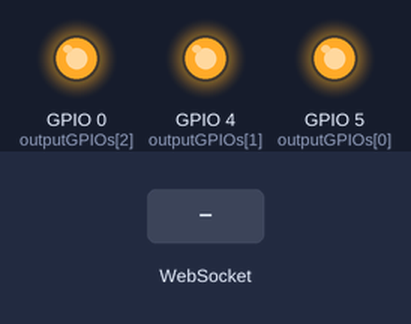
A sketch run on a simulated ESP8266 (NodeMCU). On the bench: output pins drawn as LEDs (lit = HIGH). Inputs (shaded band) come from the test bench. WiFi joins after 1.5 s; servers stay silent unless stated; storage starts empty; what the sketch prints to the serial monitor is not drawn.

Above: at 3.2 s.
3.3 s: WebSocket text "0" received
At 4.5 s:
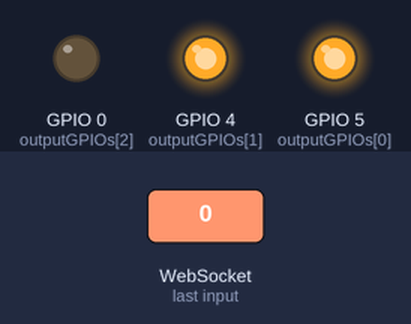
4.8 s: WebSocket text "5" received
At 5.7 s:
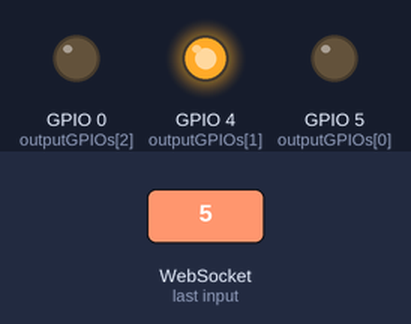
6.3 s: WebSocket text "0" received
At 6.8 s:
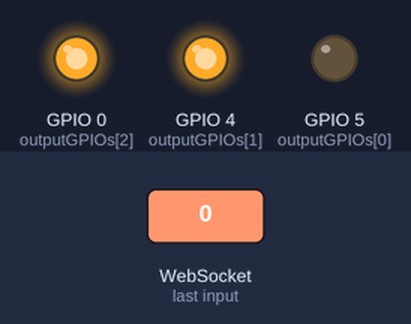
Timing chart, 0 to 9.3 s (numbered marks = the images above; inputs shaded):
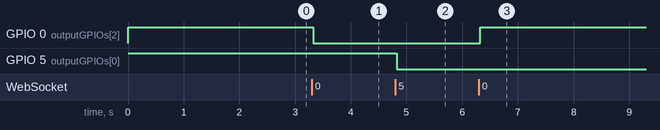

The sketch:

water-filling-control.ino
```cpp
#include <ESP8266WiFi.h>
#include <ESPAsyncTCP.h>
#include <ESPAsyncWebServer.h>
#include <Arduino_JSON.h>
#include <ESP8266mDNS.h>
#include <WiFiUdp.h>
#include <ArduinoOTA.h>

const char* ssid = "Home-Asrigendis";
const char* password = "slotblokir";

AsyncWebServer server(80);

// Set your Static IP address
IPAddress local_IP(192, 168, 0, 100);
// Set your Gateway IP address
IPAddress gateway(192, 168, 0, 1);

IPAddress subnet(255, 255, 0, 0);
IPAddress primaryDNS(8, 8, 8, 8);   //optional
IPAddress secondaryDNS(8, 8, 4, 4); //optional

AsyncWebSocket ws("/ws");

#define NUM_OUTPUTS  3

int outputGPIOs[NUM_OUTPUTS] = {5, 4, 0};

const int button1 = 14;
const int button2 = 12;
const int button3 = 13;

void initSPIFFS() {
  if (!SPIFFS.begin()) {
    Serial.println("An error has occurred while mounting SPIFFS");
  }
  Serial.println("SPIFFS mounted successfully");
}

void initWiFi() {
  WiFi.mode(WIFI_STA);
  WiFi.begin(ssid, password);
  Serial.print("Connecting to WiFi ..");
  while (WiFi.status() != WL_CONNECTED) {
    Serial.print('.');
    delay(1000);
  }
  Serial.println(WiFi.localIP());
}

String getOutputStates(){
  JSONVar myArray;
  for (int i =0; i<NUM_OUTPUTS; i++){
    myArray["gpios"][i]["output"] = String(outputGPIOs[i]);
    myArray["gpios"][i]["state"] = String(digitalRead(outputGPIOs[i]));
  }
  String jsonString = JSON.stringify(myArray);
  return jsonString;
}

void notifyClients(String state) {
  ws.textAll(state);
}

void handleWebSocketMessage(void *arg, uint8_t *data, size_t len) {
  AwsFrameInfo *info = (AwsFrameInfo*)arg;
  if (info->final && info->index == 0 && info->len == len && info->opcode == WS_TEXT) {
    data[len] = 0;
    if (strcmp((char*)data, "states") == 0) {
      notifyClients(getOutputStates());
    }
    else{
      int gpio = atoi((char*)data);
      digitalWrite(gpio, !digitalRead(gpio));
      notifyClients(getOutputStates());
    }
  }
}

void onEvent(AsyncWebSocket *server, AsyncWebSocketClient *client,AwsEventType type,
             void *arg, uint8_t *data, size_t len) {
  switch (type) {
    case WS_EVT_CONNECT:
      Serial.printf("WebSocket client #%u connected from %s\n", client->id(), client->remoteIP().toString().c_str());
      break;
    case WS_EVT_DISCONNECT:
      Serial.printf("WebSocket client #%u disconnected\n", client->id());
      break;
    case WS_EVT_DATA:
      handleWebSocketMessage(arg, data, len);
      break;
    case WS_EVT_PONG:
    case WS_EVT_ERROR:
      break;
  }
}

void initWebSocket() {
    ws.onEvent(onEvent);
    server.addHandler(&ws);
}

void setup(){
  Serial.begin(115200);

  for (int i =0; i<NUM_OUTPUTS; i++){
    pinMode(outputGPIOs[i], OUTPUT);
    digitalWrite(outputGPIOs[i], HIGH);
  }

  initSPIFFS();

  // Configures static IP address
  if (!WiFi.config(local_IP, gateway, subnet, primaryDNS, secondaryDNS)) {
    Serial.println("STA Failed to configure");
  }

  initWiFi();

  ArduinoOTA.onStart([]() {
    String type;
    if (ArduinoOTA.getCommand() == U_FLASH) {
      type = "sketch";
    } else { // U_FS
      type = "filesystem";
    }

    // NOTE: if updating FS this would be the place to unmount FS using FS.end()
    Serial.println("Start updating " + type);
  });
  ArduinoOTA.onEnd([]() {
    Serial.println("\nEnd");
  });
  ArduinoOTA.onProgress([](unsigned int progress, unsigned int total) {
    Serial.printf("Progress: %u%%\r", (progress / (total / 100)));
  });
  ArduinoOTA.onError([](ota_error_t error) {
    Serial.printf("Error[%u]: ", error);
    if (error == OTA_AUTH_ERROR) {
      Serial.println("Auth Failed");
    } else if (error == OTA_BEGIN_ERROR) {
      Serial.println("Begin Failed");
    } else if (error == OTA_CONNECT_ERROR) {
      Serial.println("Connect Failed");
    } else if (error == OTA_RECEIVE_ERROR) {
      Serial.println("Receive Failed");
    } else if (error == OTA_END_ERROR) {
      Serial.println("End Failed");
    }
  });
  ArduinoOTA.begin();

  initWebSocket();

  server.on("/", HTTP_GET, [](AsyncWebServerRequest *request){
    request->send(SPIFFS, "/index.html", "text/html",false);
  });

  server.serveStatic("/", SPIFFS,   "/");

  server.begin();
}

void loop() {

  ArduinoOTA.handle();
  ws.cleanupClients();

}
```

Measured:
- after the input at 3.3 s, GPIO 0 (outputGPIOs[2]): HIGH → LOW at once
- after the input at 4.8 s, GPIO 5 (outputGPIOs[0]): HIGH → LOW at once
- after the input at 6.3 s, GPIO 0 (outputGPIOs[2]): LOW → HIGH at once
